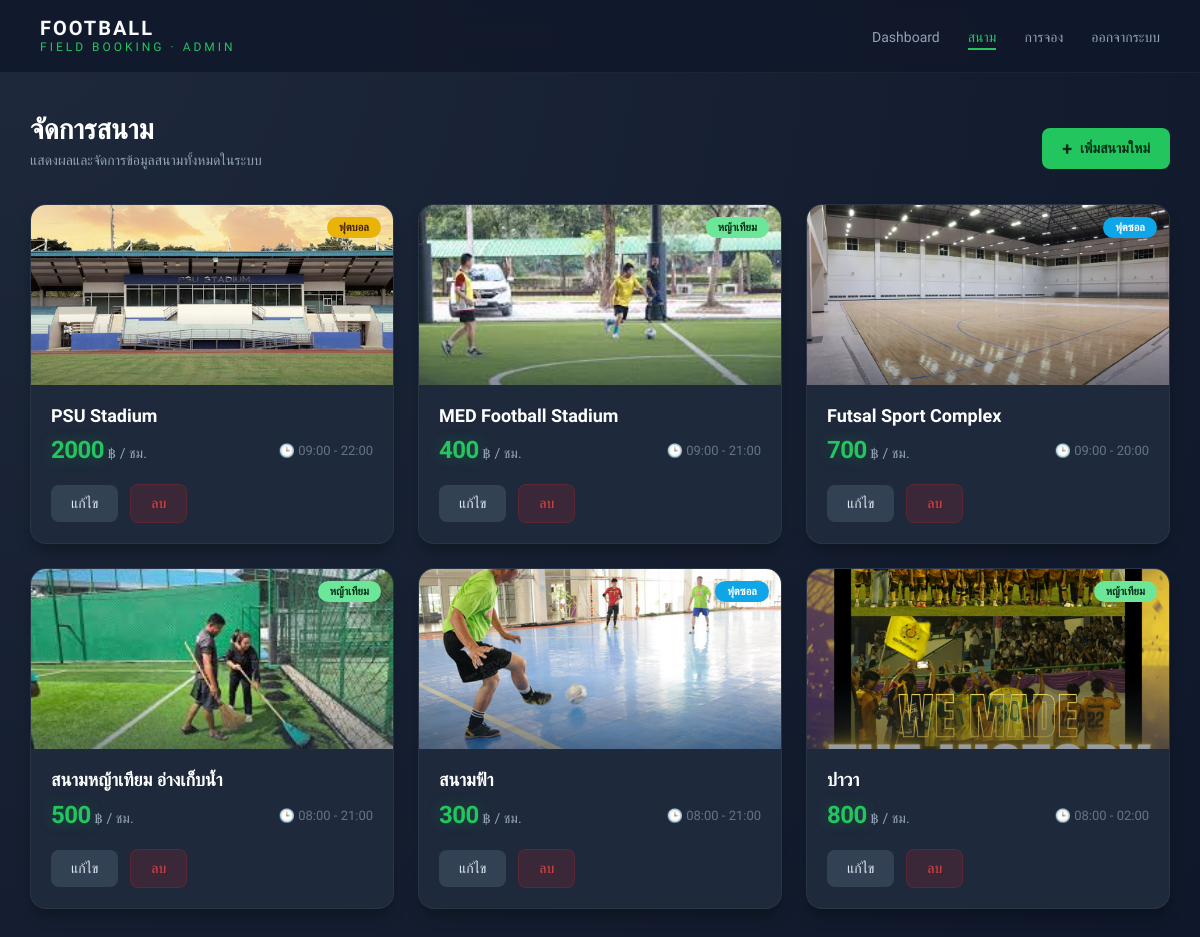
Page /dashboard/fields/ (signed in) on the earlier database version.
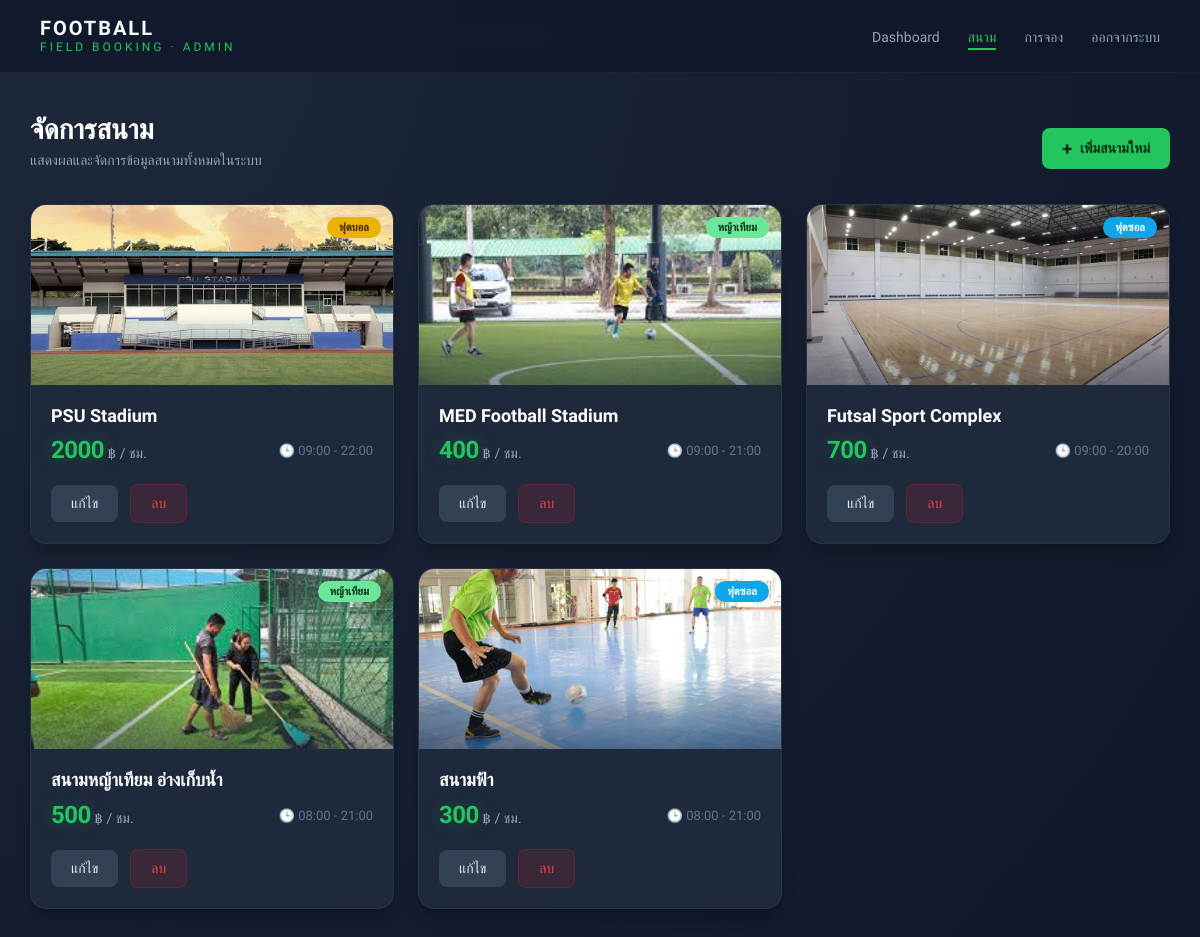
Same page on the later database version.
### booking/models.py (models this page shows, shortened)
class Field(models.Model):
    name = models.CharField(max_length=100)
    field_type = models.CharField(max_length=20, choices=FIELD_TYPE)
    price = models.IntegerField()
    image = models.ImageField(upload_to='fields/', null=True, blank=True)
    open_time = models.TimeField()
    close_time = models.TimeField()

### booking/views.py (the view, shortened to what this page needs)
# urls.py: path('dashboard/fields/', views.field_management, name='field_management'),
@login_required
def field_management(request):
    fields = Field.objects.all()
    return render(request, "booking/field-management.html", {"fields": fields})

### booking/templates/booking/field-management.html (shortened to what this page needs)
{% load static %}
<!DOCTYPE html>
<html lang="th">
<head>
    <link rel="stylesheet" href="{% static 'booking/css/field-management.css' %}">
</head>
<body>
    <nav class="navbar">
        <div class="logo">
            <span class="logo-main">FOOTBALL</span>
            <span class="logo-sub">FIELD BOOKING · ADMIN</span>
        </div>
        <ul class="nav-menu">
            <li><a href="{% url 'admin_dashboard' %}">Dashboard</a></li>
            <li><a href="{% url 'field_management' %}" class="active">สนาม</a></li>
            <li><a href="{% url 'booking_management' %}">การจอง</a></li>
            <li><a href="{% url 'logout' %}">ออกจากระบบ</a></li>
        </ul>
    </nav>
    <div class="container">
        <div class="header">
            <div>
                <h1>จัดการสนาม</h1>
                <p class="subtitle">แสดงผลและจัดการข้อมูลสนามทั้งหมดในระบบ</p>
            </div>
            <button class="btn add" onclick="openAdd()"><span>+</span> เพิ่มสนามใหม่</button>
        </div>
        <div class="field-grid">
            {% for field in fields %}
            <div class="field-card">
                <div class="card-img-wrapper">
                    {% if field.image %}
                    <img src="{{ field.image.url }}">
                    {% else %}
                    <img src="{% static 'booking/images/default.jpg' %}">
                    {% endif %}
                    <span class="badge {{ field.field_type }}">
                        {{ field.get_field_type_display }}
                    </span>
                </div>
                <div class="card-body">
                    <h3>{{ field.name }}</h3>
                    <div class="field-info">
                        <p class="price"><span>{{ field.price }}</span> ฿ / ชม.</p>
                        <p class="time">🕒 {{ field.open_time|time:'H:i' }} - {{ field.close_time|time:'H:i' }}</p>
                    </div>
                    <div class="actions">
                        <button class="btn edit" onclick="openEdit(
                            '{{ field.id }}', '{{ field.name }}', '{{ field.field_type }}',
                            '{{ field.price }}', '{{ field.open_time|time:'H:i' }}', '{{ field.close_time|time:'H:i' }}'
                        )">แก้ไข</button>
                        <a href="{% url 'delete_field' field.id %}" class="btn delete"
                            onclick="return confirm('คุณแน่ใจใช่ไหมที่จะลบสนามนี้?')">ลบ</a>
                    </div>
                </div>
            </div>
            {% endfor %}
        </div>
    </div>
</body>
</html>

### booking/static/booking/css/field-management.css (style rules this page uses)
* { box-sizing: border-box; font-family: 'Prompt', sans-serif; margin: 0; padding: 0; }
body { background: radial-gradient(circle at 0% 0%, #1e293b 0%, #0f172a 100%); color: #f8fafc; min-height: 100vh; }
.navbar { position: sticky; top: 0; z-index: 1000; padding: 18px 40px; display: flex; justify-content: space-between; align-items: center; background: rgba(15, 23, 42, 0.8); backdrop-filter: blur(12px); border-bottom: 1px solid rgba(255, 255, 255, 0.05); }
.logo { line-height: 1; }
.logo-main { display: block; font-size: 20px; font-weight: 700; letter-spacing: 2px; }
.logo-sub { font-size: 12px; font-weight: 500; color: #22c55e; letter-spacing: 3px; }
.nav-menu { list-style: none; display: flex; gap: 28px; margin: 0; padding: 0; }
.nav-menu a { color: #94a3b8; text-decoration: none; font-size: 14px; font-weight: 500; position: relative; padding: 5px 0; }
.nav-menu a:hover, .nav-menu a.active { color: #22c55e; }
.nav-menu a::after { content: ''; position: absolute; bottom: 0; left: 0; width: 0; height: 2px; background: #22c55e; transition: 0.3s; }
.nav-menu a:hover::after, .nav-menu a.active::after { width: 100%; }
.container { max-width: 1300px; margin: 40px auto; padding: 0 30px; }
.header { display: flex; justify-content: space-between; align-items: flex-end; margin-bottom: 35px; }
.header h1 { font-size: 28px; margin: 0; color: #fff; }
.subtitle { font-size: 14px; color: #94a3b8; margin: 5px 0 0 0; }
.field-grid { display: grid; grid-template-columns: repeat(auto-fill, minmax(300px, 1fr)); gap: 24px; }
.field-card { background: #1e293b; border-radius: 16px; overflow: hidden; border: 1px solid rgba(255, 255, 255, 0.05); box-shadow: 0 10px 15px -3px rgba(0, 0, 0, 0.3); }
.card-img-wrapper { position: relative; height: 180px; }
.card-img-wrapper img { width: 100%; height: 100%; object-fit: cover; }
.badge { position: absolute; top: 12px; right: 12px; padding: 4px 12px; border-radius: 20px; font-size: 11px; font-weight: 600; }
.badge.football { background: #eab308; color: #422006; }
.badge.futsal { background: #0ea5e9; color: #fff; }
.badge.football7 { background: #6ce799; color: #052e16; }
.card-body { padding: 20px; }
.card-body h3 { margin: 0 0 10px 0; font-size: 18px; color: #fff; }
.field-info { display: flex; justify-content: space-between; align-items: center; margin-bottom: 20px; }
.price { color: #94a3b8; font-size: 14px; margin: 0; }
.price span { color: #22c55e; font-size: 20px; font-weight: 700; }
.time { font-size: 13px; color: #64748b; margin: 0; }
.btn { padding: 10px 20px; border-radius: 8px; border: none; font-size: 14px; font-weight: 500; cursor: pointer; display: inline-flex; align-items: center; justify-content: center; }
.btn.add { background: #22c55e; color: #052e16; font-weight: 600; }
.btn.add span { margin-right: 8px; font-size: 18px; }
.btn.edit { background: #334155; color: #e2e8f0; flex: 2; }
.btn.delete { background: rgba(220, 38, 38, 0.15); color: #ef4444; flex: 1; text-decoration: none; margin-left: 8px; border: 1px solid rgba(220, 38, 38, 0.2); }
.field-card { background: #1e293b; border-radius: 16px; overflow: hidden; border: 1px solid rgba(255, 255, 255, 0.05); box-shadow: 0 10px 15px -3px rgba(0, 0, 0, 0.3); transition: all 0.4s cubic-bezier(0.175, 0.885, 0.32, 1.275); position: relative; }
.card-img-wrapper::after { content: ""; position: absolute; inset: 0; background: linear-gradient(to top, rgba(30, 41, 59, 0.8), transparent 40%); opacity: 0.6; }
.price span { color: #22c55e; font-size: 24px; font-weight: 700; letter-spacing: -0.5px; text-shadow: 0 0 15px rgba(34, 197, 94, 0.3); }
.btn { transition: all 0.2s ease; position: relative; overflow: hidden; }

Differences in the rows shown:
removed Field: image (picture), field_type "หญ้าเทียม", name "ปาวา", price "800", open_time "08:00", close_time "02:00"
